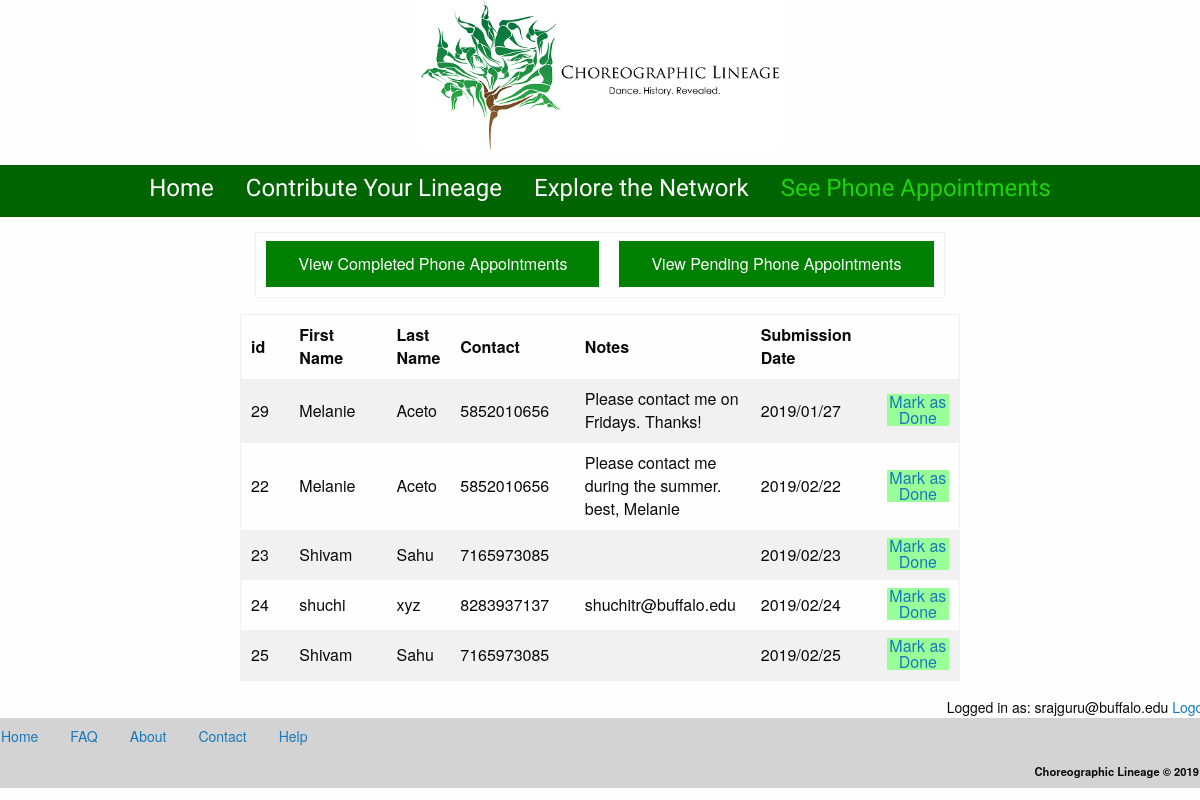
The page /phone_appointment_list.php (signed in) on the database its author committed.
### tables this page shows
CREATE TABLE `phone_appointments` (
  `id` int(11) NOT NULL,
  `first_name` varchar(50) NOT NULL,
  `last_name` varchar(50) NOT NULL,
  `email` varchar(50) NOT NULL,
  `contact` varchar(20) NOT NULL,
  `note` varchar(300) NOT NULL,
  `status` varchar(200) NOT NULL DEFAULT 'Undone',
  `Submitted_Date` varchar(20) DEFAULT NULL
);

### phone_appointment_list.php (the view, shortened to what this page needs)
<html>
<head>
    <link rel="stylesheet" href="https://maxcdn.bootstrapcdn.com/bootstrap/3.3.7/css/bootstrap.min.css">
</head>
<?php
	include 'AdminMenu.php';
	if(isset($_SESSION["user_email_address"])) {
        include 'connection_open.php';
        $query = "SELECT * FROM phone_appointments where status='Undone' order by Submitted_Date ASC";
        $result = mysqli_query($dbc,$query)
        or die('Error querying database.: ' . mysqli_error());
        echo "<table style='width:auto;'align='center'><tr><td>";
        echo "<div align='center'><a href='phone_appointment_list_done.php'><button style='background-color: green;  border: none;
  color: white;
  padding: 15px 32px;
  text-align: center;
  text-decoration: none;
  display: inline-block;
  font-size: 16px;
  cursor: pointer;' >View Completed Phone Appointments</button></div>";
  echo"</td><td>";
  echo "<div align='center'><a href='phone_appointment_list.php'><button style='background-color: green;  border: none;
  color: white;
  padding: 15px 32px;
  text-align: center;
  text-decoration: none;
  display: inline-block;
  font-size: 16px;
  cursor: pointer;' >View Pending Phone Appointments</button></div>";
  echo "</td></tr></table>";
        echo "<div class='table-responsive'><table style='width: 60%; height: auto;' align='center'>";
		echo "<tr><th>id</th><th>First Name</th><th>Last Name</th><th>Contact</th><th>Notes</th><th>Submission Date</th></tr>";
		while($row = mysqli_fetch_array($result)) {
    		$ID = $row['id'];
    		$Firstname = $row['first_name'];
    		$Lastname = $row['last_name'];
    		$Contact = $row['contact'];
    		$Note = $row['note'];
        $SubmissionDate=$row['Submitted_Date'];
    		echo "<tr>
        <td style='width: 100px;'>".$ID."</td>
        <td style='width: 200px;'>".$Firstname."</td>
        <td>".$Lastname."</td>
        <td style='width: 200px;'>".$Contact."</td>
        <td style='width: 200px;'>".$Note."</td>
        <td style='width: 200px;'>".$SubmissionDate."</td>
        <td style='width: 200px;'>
        <button style='color:green;background-color:#99ff99;border-radius:.5px' type='button'><a href='done.php?id=".$ID."'>Mark as Done</button></td>
        </tr>";
        }
echo "</table></div>";
    }
    else {
        $location = "add_user_profile.php";
        echo("<script>location.href='$location'</script>");
    }
?>
</html>
<?php
  include 'footer.php';
?>

### rows shown on the page
phone_appointments: id "29", first_name "Melanie", last_name "Aceto", contact "5852010656", note "Please contact me on Fridays. Thanks!", Submitted_Date "2019/01/27"
phone_appointments: id "22", first_name "Melanie", last_name "Aceto", contact "5852010656", note "Please contact me during the summer. best, Melanie", Submitted_Date "2019/02/22"
phone_appointments: id "23", first_name "Shivam", last_name "Sahu", contact "7165973085", Submitted_Date "2019/02/23"
phone_appointments: id "24", first_name "shuchi", last_name "xyz", contact "8283937137", note "shuchitr@buffalo.edu", Submitted_Date "2019/02/24"
phone_appointments: id "25", first_name "Shivam", last_name "Sahu", contact "7165973085", Submitted_Date "2019/02/25"

### other values the page prints
$_SESSION["user_email_address"] "srajguru@buffalo.edu"
